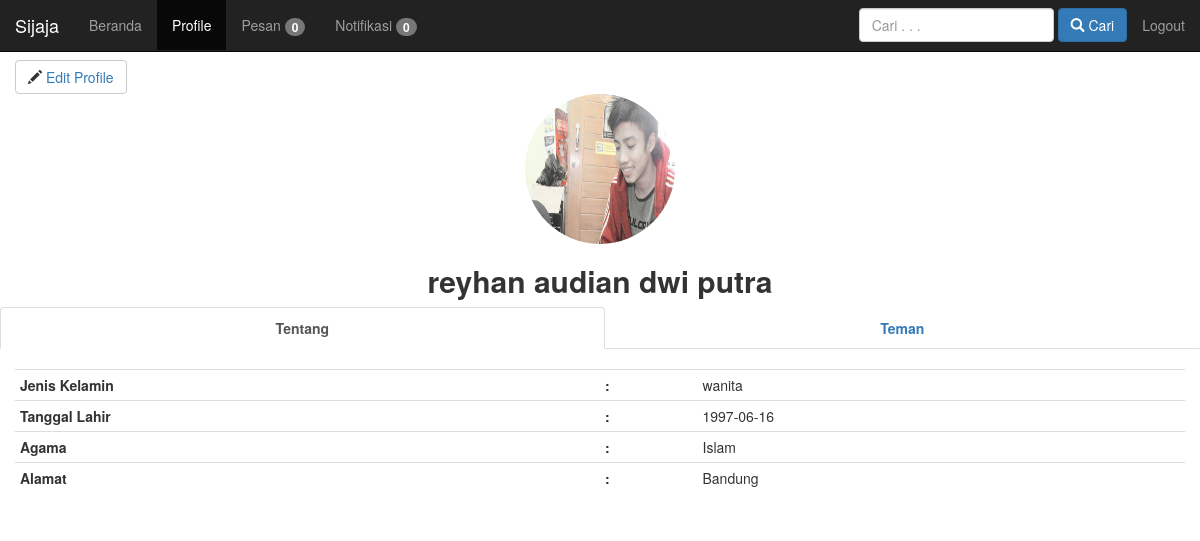
Before: /profile.php?id=reyhanadp@yahoo.co.id&tampil=tentang (signed in) with the older database file.
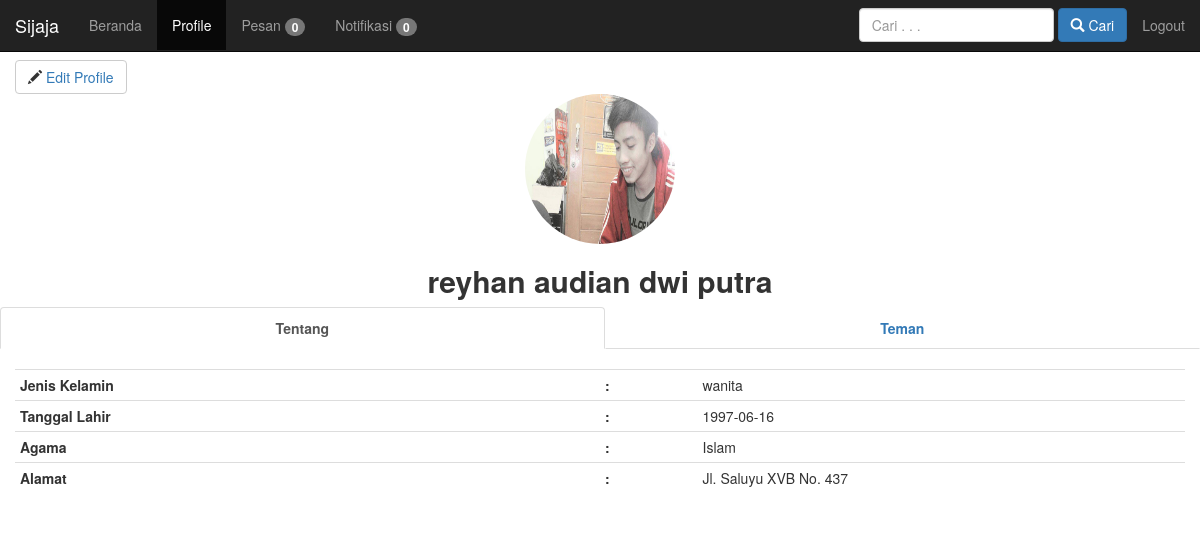
After: the same page with the newer database file.
### tables this page shows
CREATE TABLE `profile` (
  `email` varchar(30) NOT NULL,
  `password` varchar(30) NOT NULL,
  `nama_lengkap` varchar(40) NOT NULL,
  `jenis_kelamin` varchar(10) DEFAULT NULL,
  `tgl_lahir` date DEFAULT NULL,
  `agama` varchar(15) DEFAULT NULL,
  `alamat` varchar(70) DEFAULT NULL,
  `foto` varchar(100) NOT NULL
);

### profile.php (the view, shortened to what this page needs)
<?php
require( 'header.php' );
$email = $_GET[ 'id' ];
$tampil = $_GET[ 'tampil' ];
$sql = "select * from profile where email='$email' ;";
$link = koneksi_db();
$res = mysqli_query( $link, $sql );
$data = mysqli_fetch_array( $res );
$sql_friend = "select * from friend where email1='".$_SESSION['s_email']."' and email2 ='".$email."';";
$result = mysqli_query($link,$sql_friend);
$data_valid = mysqli_num_rows($result);
$data_konfirmasi = mysqli_fetch_array($result);
$sql_ambil_teman = "SELECT * FROM profile INNER JOIN friend on profile.email = friend.email2 where friend.email1='$email' and konfirmasi ='sudah' order by profile.email desc;";
$hasil = mysqli_query( $link, $sql_ambil_teman );
	$sql_notifikasi = "select * from pesan where email_penerima='".$_SESSION['s_email']."' and status='belum';";
	$hasil_notif = mysqli_query($link,$sql_notifikasi);
	$notif = mysqli_num_rows($hasil_notif);
	$sql_notif_teman = "SELECT * FROM friend where email2='".$_SESSION['s_email']."' and konfirmasi='belum';";
	$hasil_notif_teman = mysqli_query($link,$sql_notif_teman);
	$notif_teman = mysqli_num_rows($hasil_notif_teman);
?>
<nav class="navbar navbar-inverse navbar-fixed-top">
	<div class="navbar-header">
		<a href="beranda.php" class="navbar-brand">Sijaja</a>
	</div>
	<div class="collapse navbar-collapse navbar-left" id="target-list">
		<ul class="nav navbar-nav">
			<li><a href="beranda.php">Beranda</a>
			</li>
			<li class="active"><a href="profile.php?id=<?php echo $_SESSION['s_email']; ?>&tampil=tentang">Profile</a>
			</li>
			<li><a href="pesan.php">Pesan <span class="badge"><?php echo $notif ?></span></a>
			</li>
			<li><a href="notifikasi.php">Notifikasi <span class="badge"><?php echo $notif_teman;?></span></a>
  			</li>
		</ul>
	</div>
	<div class="collapse navbar-collapse pull-right" id="target-list">
		<ul class="nav navbar-nav">
			<li><a href="logout.php">Logout</a>
			</li>
		</ul>
	</div>
	<form role="search" class="navbar-form navbar-right" action="cari.php" method="post" enctype="multipart/form-data">
		<div class="form-group">
			<input type="text" class="form-control" placeholder="Cari . . ." name="cari">
			<button type="submit" name="tombol" class="btn btn-primary"><span class="glyphicon glyphicon-search" aria-hidden="true"></span> Cari</button>
		</div>
	</form>
</nav>
<br>
<br>
<br>
<div class="container">
	<div class="row">
		<?php
		if ( strcmp( $data[ 'email' ], $_SESSION[ 's_email' ] ) == 0 ) {
			?>
		<button type="button" class="btn btn-default">
  			<span class="glyphicon glyphicon-pencil" aria-hidden="true"></span>
			<a href="edit_profil.php">
				Edit Profile
			</a>
		</button>
		<?php
		} else if ( strcmp( $data[ 'email' ], $_SESSION[ 's_email' ] ) != 0 ) {
			if($data_valid>0 && $data_konfirmasi['konfirmasi']=='sudah'){ ?>
			<button type="button" class="btn btn-default">
			<span class="glyphicon glyphicon-remove" aria-hidden="true"></span>
			<a href="hapus_teman.php?id=<?php echo $email; ?>"> Hapus Teman
			</a>
		</button>
		<button type="button" class="btn btn-default" data-toggle="modal" data-target="#myModal1">
			<span class="glyphicon glyphicon-envelope" aria-hidden="true"></span> Kirim Pesan
		</button>
		<div class="modal fade" id="myModal1" tabindex="-1" role="dialog" aria-labelledby="myModalLabel">
			<div class="modal-dialog" role="document">
				<div class="modal-content">
					<div class="modal-header">
						<button type="button" class="close" data-dismiss="modal" aria-label="Close"><span aria-hidden="true">&times;</span></button>
						<h4 class="modal-title" id="myModalLabel">Pesan</h4>
					</div>
					<div class="modal-body">
						<form action="kirim_pesan.php?id=<?php echo $email; ?>&dari=profile" enctype="multipart/form-data" method="post">
							<label>Subjek Pesan : </label>
							<input type="text" class="form-control" name="subjek" placeholder="Subjek"><br>
							<label>Isi Pesan : </label>
							<textarea rows="10" class="form-control" name="isi_pesan" placeholder="Isi pesan"></textarea><br>
							<input type="submit" name="kirim"  class="btn btn-primary" value="Kirim">
						</form>
					</div>
					<div class="modal-footer">
						<button type="button" class="btn btn-default" data-dismiss="modal">Close</button>
					</div>
				</div>
			</div>
		</div>
			<?php
			}else if($data_valid>0 && $data_konfirmasi['konfirmasi']=='belum'){ ?>
			<button type="button" class="btn btn-default">
			<span class="glyphicon glyphicon-remove" aria-hidden="true"></span>
			<a href="hapus_teman.php?id=<?php echo $email; ?>"> Batalkan Permintaan
			</a>
		</button>
		<button type="button" class="btn btn-default" data-toggle="modal" data-target="#myModal1">
			<span class="glyphicon glyphicon-envelope" aria-hidden="true"></span> Kirim Pesan
		</button>
		<div class="modal fade" id="myModal1" tabindex="-1" role="dialog" aria-labelledby="myModalLabel">
			<div class="modal-dialog" role="document">
				<div class="modal-content">
					<div class="modal-header">
						<button type="button" class="close" data-dismiss="modal" aria-label="Close"><span aria-hidden="true">&times;</span></button>
						<h4 class="modal-title" id="myModalLabel">Pesan</h4>
					</div>
					<div class="modal-body">
						<form action="kirim_pesan.php?id=<?php echo $email; ?>&dari=profile" enctype="multipart/form-data" method="post">
							<label>Subjek Pesan : </label>
							<input type="text" class="form-control" name="subjek" placeholder="Subjek"><br>
							<label>Isi Pesan : </label>
							<textarea rows="10" class="form-control" name="isi_pesan" placeholder="Isi pesan"></textarea><br>
							<input type="submit" name="kirim"  class="btn btn-primary" value="Kirim">
						</form>
					</div>
					<div class="modal-footer">
						<button type="button" class="btn btn-default" data-dismiss="modal">Close</button>
					</div>
				</div>
			</div>
		</div>
			<?php
			} else if($data_valid==0){
			?>
		<button type="button" class="btn btn-default">
			<span class="glyphicon glyphicon-plus" aria-hidden="true"></span>
			<a href="tambah_teman.php?id=<?php echo $email; ?>"> Tambah Teman
			</a>
		</button>
		<button type="button" class="btn btn-default" data-toggle="modal" data-target="#myModal1">
			<span class="glyphicon glyphicon-envelope" aria-hidden="true"></span> Kirim Pesan
		</button>
		<div class="modal fade" id="myModal1" tabindex="-1" role="dialog" aria-labelledby="myModalLabel">
			<div class="modal-dialog" role="document">
				<div class="modal-content">
					<div class="modal-header">
						<button type="button" class="close" data-dismiss="modal" aria-label="Close"><span aria-hidden="true">&times;</span></button>
						<h4 class="modal-title" id="myModalLabel">Pesan</h4>
					</div>
					<div class="modal-body">
						<form action="kirim_pesan.php?id=<?php echo $email; ?>&dari=profile" enctype="multipart/form-data" method="post">
							<label>Subjek Pesan : </label>
							<input type="text" class="form-control" name="subjek" placeholder="Subjek"><br>
							<label>Isi Pesan : </label>
							<textarea rows="10" class="form-control" name="isi_pesan" placeholder="Isi pesan"></textarea><br>
							<input type="submit" name="kirim"  class="btn btn-primary" value="Kirim">
						</form>
					</div>
					<div class="modal-footer">
						<button type="button" class="btn btn-default" data-dismiss="modal">Close</button>
					</div>
				</div>
			</div>
		</div>
		<?php
			}
		}
		?>
	</div>
</div>
<div class="container-fluid">
	<div class="row" align="center">
		<img src="gambar/<?php echo $data['foto'];?>" class="img-circle" width="150" height="150" data-toggle="modal" data-target="#myModal"/><br>
		<h2><strong> <?php echo $data['nama_lengkap'];?></strong></h2>
	</div>
</div>
<?php
if ( $tampil == "tentang" ) {
	?>
	<ul class="nav nav-tabs nav-justified">
		<li role="presentation" class="active">
			<a href="profile.php?id=<?php echo $email;?>&tampil=tentang"><strong>Tentang</strong></a>
		</li>
		<li role="presentation">
			<a href="profile.php?id=<?php echo $email;?>&tampil=teman"><strong>Teman</strong></a>
		</li>
	</ul>
	<br>
	<div class="container">
		<div class="row">
			<table class="table table-condensed">
				<tr>
					<td class="col-md-6"><strong>Jenis Kelamin</strong>
					</td>
					<td class="col-md-1"><strong> : </strong>
					</td>
					<td class="col-md-5">
						<?php echo $data['jenis_kelamin'];?>
					</td>
				</tr>
				<tr>
					<td><strong>Tanggal Lahir</strong>
					</td>
					<td><strong> : </strong>
					</td>
					<td>
						<?php echo $data['tgl_lahir'];?>
					</td>
				</tr>
				<tr>
					<td><strong>Agama</strong>
					</td>
					<td><strong> : </strong>
					</td>
					<td>
						<?php echo $data['agama'];?>
					</td>
				</tr>
				<tr>
					<td><strong>Alamat</strong>
					</td>
					<td><strong> : </strong>
					</td>
					<td>
						<?php echo $data['alamat'];?>
					</td>
				</tr>
			</table>
		</div>
	</div>
	<?php
} else if ( $tampil == "teman" ) {
	?>
	<ul class="nav nav-tabs nav-justified">
		<li role="presentation">
			<a href="profile.php?id=<?php echo $email;?>&tampil=tentang"><strong>Tentang</strong></a>
		</li>
		<li role="presentation" class="active">
			<a href="profile.php?id=<?php echo $email;?>&tampil=teman"><strong>Teman</strong></a>
		</li>
	</ul>
	<div class="container">
		<div class="row">
			<?php while($data_teman = mysqli_fetch_array($hasil)){
				if($data_teman['email']==$email){
				}else if($data_teman['email']!=$_SESSION['s_email']){
		?><br>
			<br>
			<img src="gambar/<?php echo $data_teman['foto']; ?>" class="img-thumbnail" width="100" height="100">
			<strong>
			<a href="profile.php?id=<?php echo $data_teman['email'];?>&tampil=tentang"> <?php echo "  ".$data_teman['nama_lengkap'];?></a></strong>
			<?php
			}
			}
			?>
		</div>
	</div>
	<?php
}
?>
<?php
require( 'footer.php' );
?>

### header.php (shortened to what this page needs)
<!DOCTYPE html>
<html lang="en">
<head>
	<link href="css/bootstrap.min.css" rel="stylesheet">
</head>
<body>

### footer.php (shortened to what this page needs)
</body>
</html>

Changed rows visible on the page:
changed profile "reyhan audian dwi putra": alamat "Bandung" → "Jl. Saluyu XVB No. 437"
